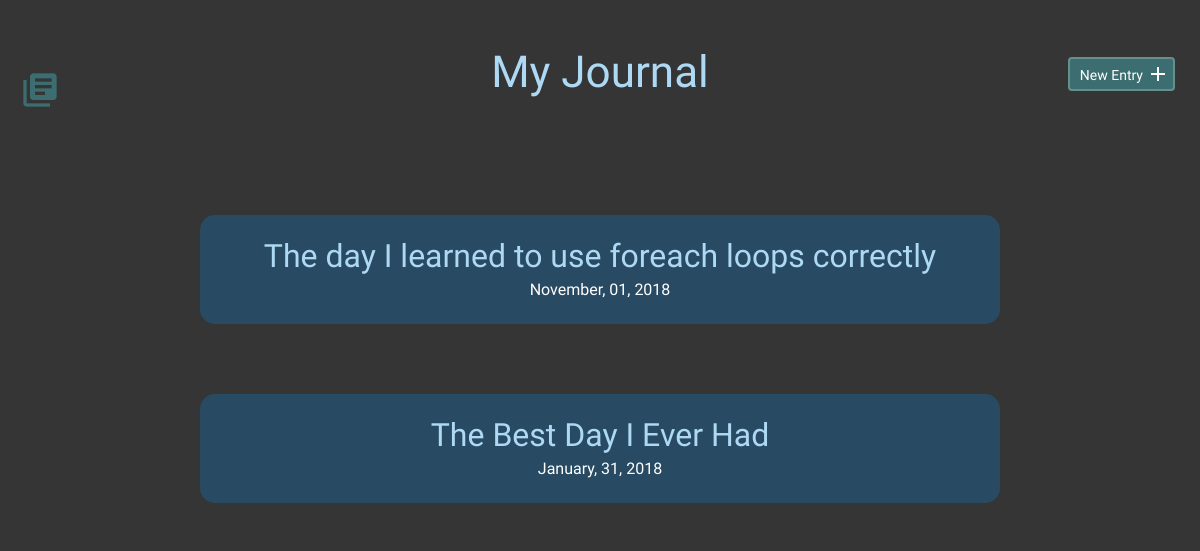
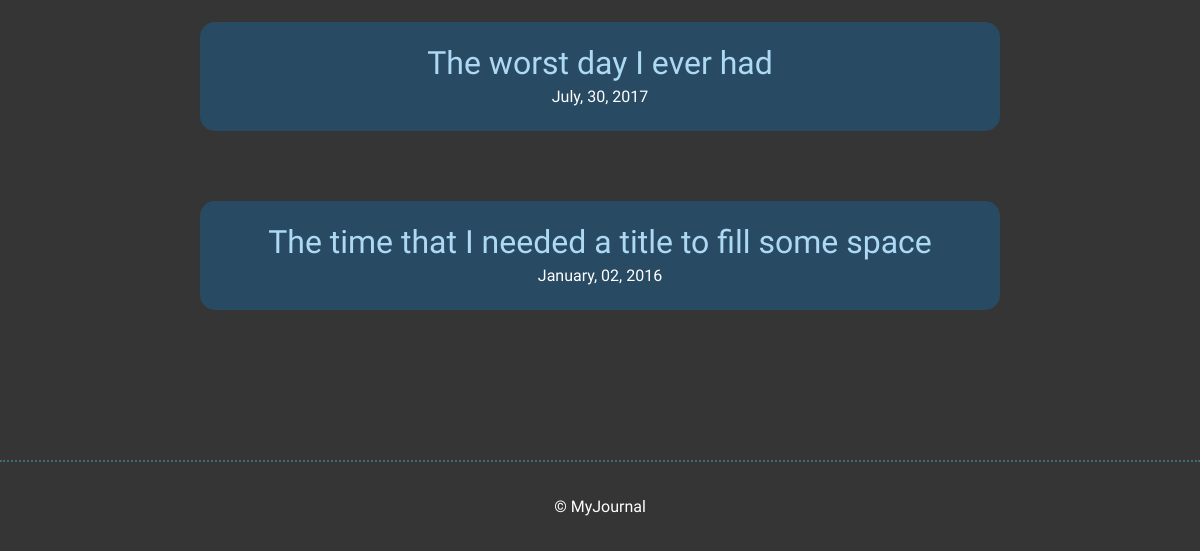
/, run on an earlier commit of the app's database (2 pictures, top to bottom).
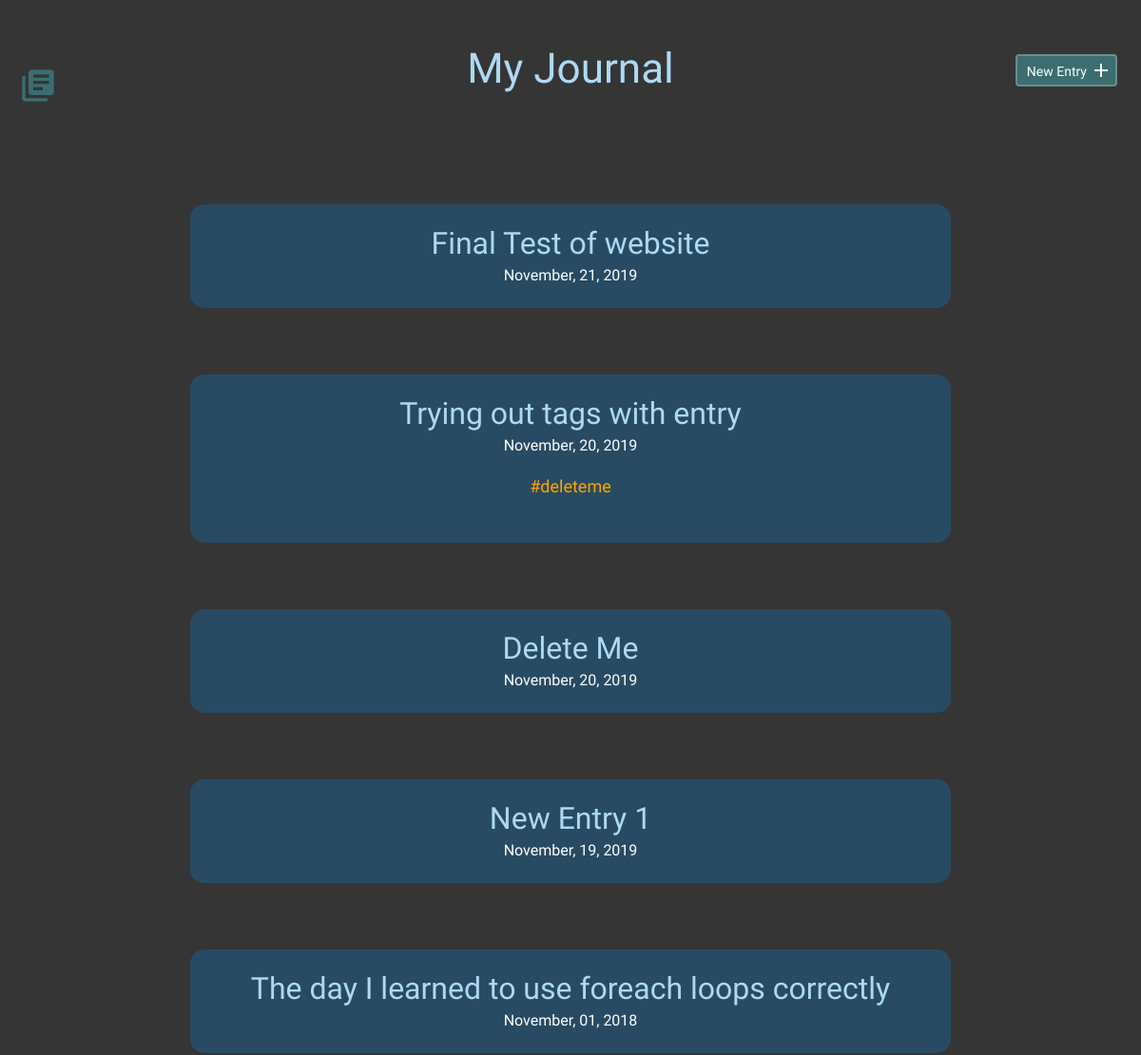
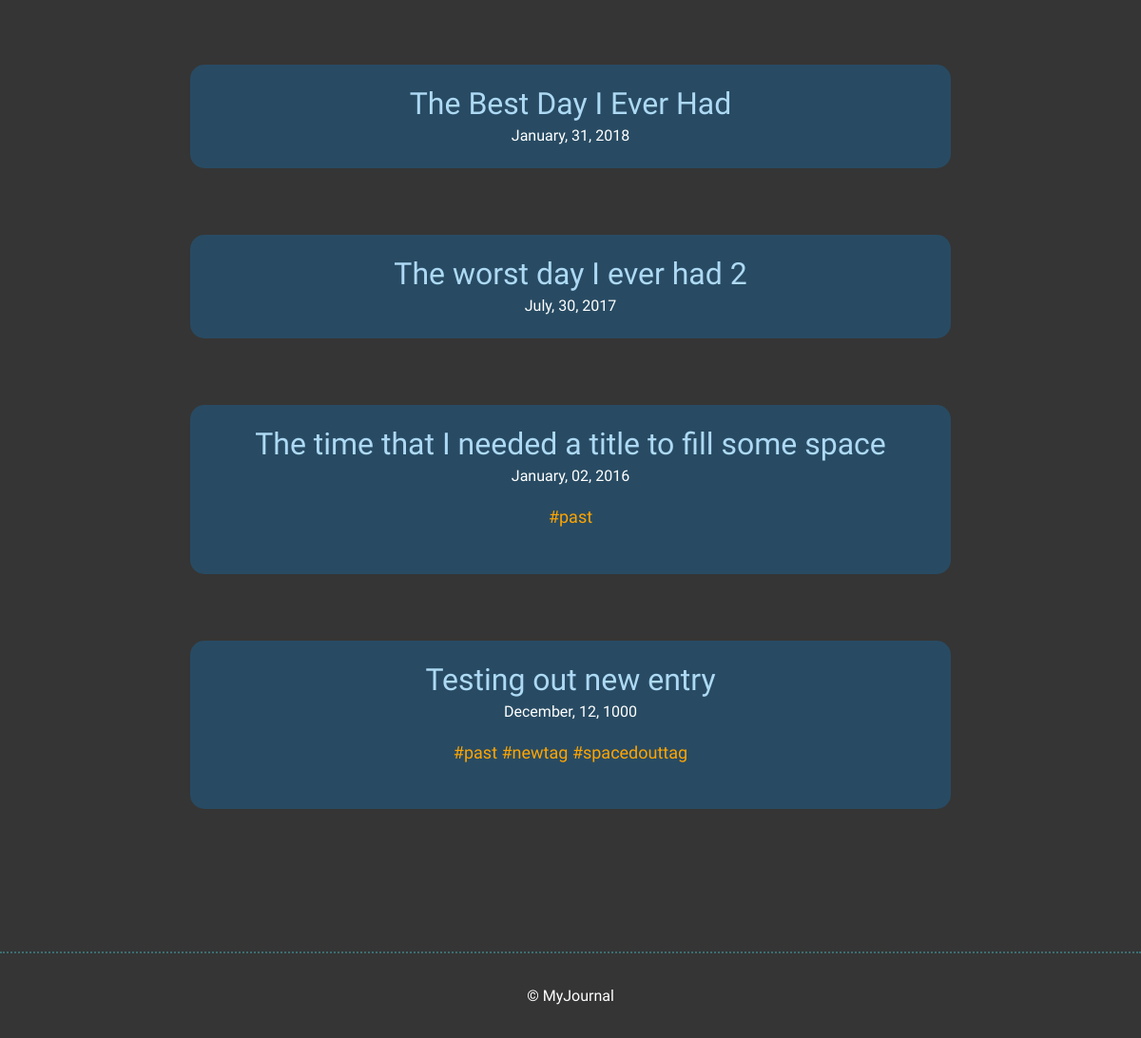
And on a later commit of the database (2 pictures, top to bottom).
### tables this page shows
CREATE TABLE "entries" (
	`id`	INTEGER,
	`title`	TEXT,
	`date`	TEXT,
	`time_spent`	INTEGER,
	`learned`	BLOB,
	`resources`	BLOB,
	PRIMARY KEY(`id`)
);

### inc/functions.php (called while the page is built, shortened)
<?php
function get_entry(){
    include ("connection.php");
    try {
        $sql = "SELECT * FROM entries ORDER BY date DESC";
        $stmt = $db->prepare($sql);
        $stmt->execute();
        $results = $stmt->fetchAll(PDO::FETCH_ASSOC);
        return $results;
    } catch (Exception $e) {
        echo "Unable to query DB" . $e->getMessage();
        die();
    }
}
function get_tags_by_entry_id($entries_id){
    include ("connection.php");
    try {
    $sql = "SELECT tags.id, tags.tags FROM tags JOIN entry_tags ON tags.id = entry_tags.tag_id WHERE entry_tags.entry_id = :entries_id";
    $stmt = $db->prepare($sql);
    $stmt->bindParam(':entries_id',$entries_id,PDO::PARAM_INT);
    $stmt->execute();
    $results = $stmt->fetchAll(PDO::FETCH_ASSOC);
    if(!empty($results)) {
        return $results;
    } else {
        return false;
    }
} catch (Exception $e) {
    echo "Unable to query DB" . $e->getMessage();
}
}
?>

### index.php (the view, shortened to what this page needs)
<?php include ("inc/header.php"); ?>
        <section>
            <div class="container">
                <div class="entry-list">
                    <?php
                    if(isset($sortTag)){
                        $entries = sort_by_tags($sortTag);
                        foreach($entries AS $entry) {
                            echo "<article>
                            <h2><a href=\"detail.php?id=". $entry['entry_id'] . "\">" .$entry['title']. "</a></h2>
                            <time datetime=\"" . $entry['date'] . "\">" . date('F, d, Y', strtotime($entry['date'])) . "</time>";
                            $tags = get_tags_by_entry_id($entry['entry_id']);
                            if($tags == true){
                                echo "<p>";
                                $tags = array_column($tags, "tags");
                                foreach($tags as $tag){
                                    echo "<a class='taglink' href=index.php?tag=".$tag. ">#" . $tag . "</a> ";
                                }
                                echo "</p>";
                            }
                             echo "</article>";
                        }
                    } else {
                        $entries = get_entry();
                        foreach ($entries as $entry) {
                            echo '<article>
                        <h2><a href="detail.php?id='.$entry['id'].'">'.$entry['title'].'</a></h2>
                        <time datetime="'.$entry['date'].'">'.date('F, d, Y', strtotime($entry['date'])).'</time>';
                            $tags = get_tags_by_entry_id($entry['id']);
                            if (true == $tags) {
                                echo '<p>';
                                $tags = array_column($tags, 'tags');
                                foreach ($tags as $tag) {
                                    echo "<a class='taglink' href=index.php?tag=".$tag. ">#" . $tag . "</a> ";
                                }
                                echo '</p>';
                            }
                            echo '</article>';
                        }
                    }
                    ?>
                </div>
            </div>
        </section>
<?php include ("inc/footer.php"); ?>

### inc/header.php (shortened to what this page needs)
<?php include ("functions.php"); ?>
<!DOCTYPE html>
<html>
    <head>
        <link rel="stylesheet" href="css/normalize.css">
        <link rel="stylesheet" href="css/site.css">
    </head>
    <body>
        <header>
            <div class="container">
                <div class="site-header">
                    <a class="logo" href="index.php"><i class="material-icons">library_books</i></a>
                    <span class="title"><h1> My Journal</h1></span>
                    <a class="button icon-right" href="new.php"><span>New Entry</span> <i class="material-icons">add</i></a>
                </div>
            </div>
        </header>

### inc/footer.php
<footer>
            <div>
                &copy; MyJournal
            </div>
        </footer>
    </body>
</html>

### css/site.css (style rules this page uses)
body { font-size: 16px; background-color: #353535; color: #FFFFFF; font-family: 'Cousine', serif; font-weight: 400; }
.container { margin: 0 auto; padding: 0 25px; }
.title { display:block; margin: 50px auto; width: 33%; text-align:center; display:block; }
header .site-header { margin: 0 auto; height: 95px; }
header .logo i { color: #3C6E71; margin: 20px 0 0 -5px; float: left; font-size: 40px; }
header .button { float: right; margin: 33px 0 0 0; }
footer { text-align: center; padding: 35px 0; border-top: 2px dotted #3C6E71; }
.button { padding: 8px 10px 6px 10px; background: #3C6E71; border: 2px solid #678f89; border-radius: 4px; text-decoration: none; color: #FFF; position: relative; text-align: center; font-size: 14px; margin-bottom: 15px; }
.button.icon-right { padding-right: 30px; top: -120px; display:block; }
.button.icon-right i { position: absolute; top: 3px; right: 3px; }
h1, h2, h3 { margin: 0; font-weight: 400; line-height: 1em; color: #ADD9F4; }
h1 { font-size: 44px; margin-bottom: 12px; }
h2 { font-size: 32px; }
h2 a { text-decoration: none; color: #ADD9F4; }
p { line-height: 1.8em; font-size: 18px; }
p a { border-bottom: 2px solid #468C98; padding: 0; color: #468C98; text-decoration: none; }
article { background-color: #284B63; padding: 25px 0; border-radius: 15px; }
.entry-list, .edit-entry, .new-entry { max-width: 800px; margin: 0 auto; padding: 70px 0 150px 0; }
.entry-list article { margin-bottom: 70px; text-align: center; }
.entry-list article:last-child { margin-bottom: 0; }
.entry-list article h2 { margin-bottom: 8px; }
.taglink:link, .taglink:visited, .taglink:hover,.taglink:active { color: orange; border-bottom: none; }

What changed in the data, as far as the page shows it:
added entries: title "Final Test of website", date "November, 21, 2019"
added entries: title "Trying out tags with entry", date "November, 20, 2019", tag "deleteme"
added entries: title "Delete Me", date "November, 20, 2019"
added entries: title "New Entry 1", date "November, 19, 2019"
changed entries: title "The worst day I ever had" → "The worst day I ever had 2"
added entries: title "Testing out new entry", date "December, 12, 1000", tag "past", tag "newtag", tag "spacedouttag"
Also different on the page:
new list line: "# past"
